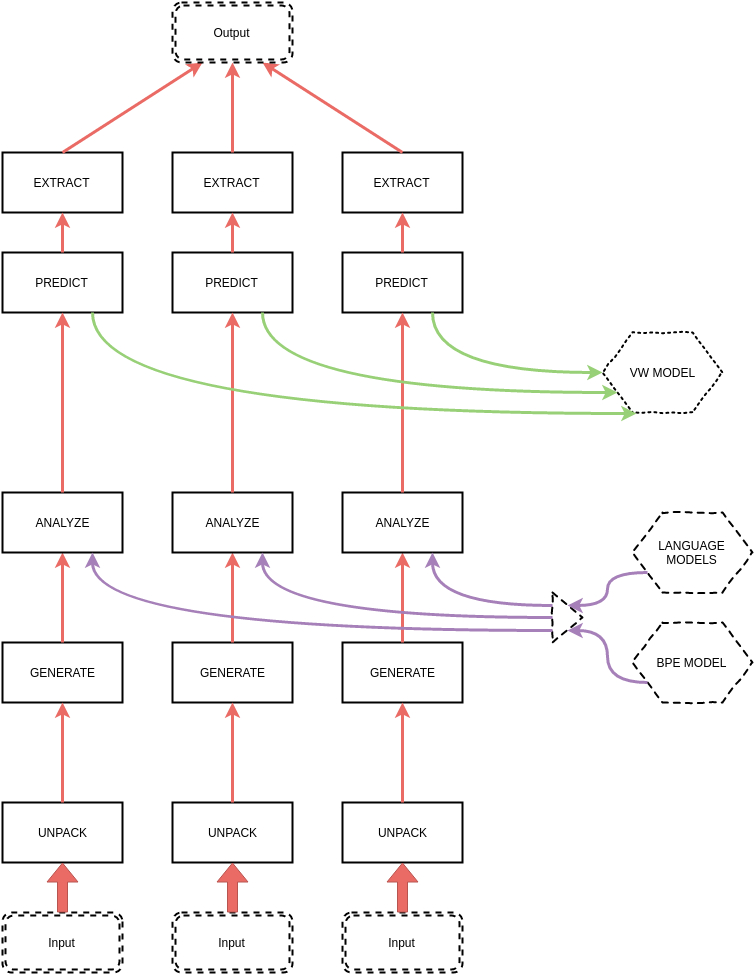
#> input picture source/TESTING.jpg, 754 x 974 px
$ python -i rectangle.skeleton.py   (imports and definitions only)   (Python 2 division)
#> lines starting #> are read from the running program, lines starting #| are printed output that depends on the picture; after the words box and inside, x2 and y2 are one past the last pixel; in counts of white or black regions, pixels touching at a corner belong together
#> further down, picture is the input picture: shape (974, 754, 3); mean B, G, R 246.1, 246.3, 247.5
import sys
import cv2
import argparse
from collections import OrderedDict
import numpy as np
import os

parser = argparse.ArgumentParser(description = "")
# [3 lines not run here, left out]

paragraphs = []
lines = []
words = []


# [20 lines left out: function load_coordinates, not called in this run]


def remove_words(image):
    for coord in words:
        x1, y1, x2, y2 = coord
        cv2.rectangle(image, (x1, y1), (x2, y2), 0, thickness= -1)


def preprocess_image(original):
    image = cv2.cvtColor(original, cv2.COLOR_BGR2GRAY)
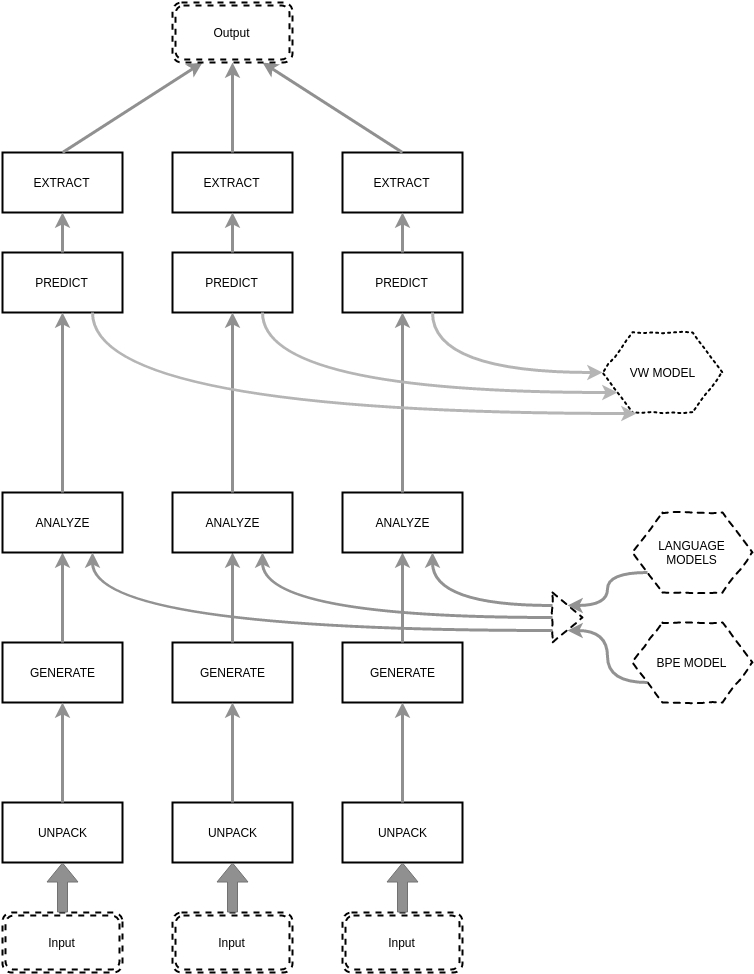
#> image: shape (974, 754); min 0, max 255, mean 246.6

    ## Thresholding
    otsu_value, thresholded = cv2.threshold(image, 200, 255, cv2.THRESH_BINARY_INV + cv2.THRESH_OTSU)
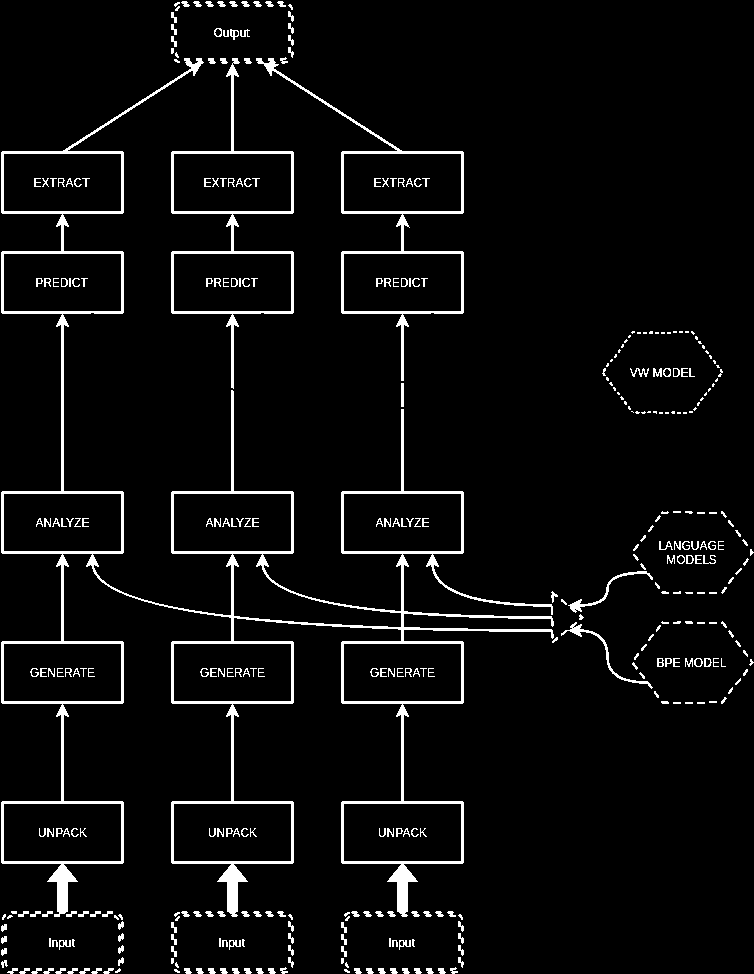
#> thresholded: shape (974, 754); 5% white; 377 white regions (139 under 20 px), largest, box (x1, y1, x2, y2) and area: (1, 58, 554, 917) 20214, (256, 58, 464, 381) 3128, (171, 58, 294, 389) 2930
#> otsu_value = 177

    ## Cover words
    remove_words(thresholded)

    ## Thicken skeleton
    thickened = cv2.dilate(thresholded, cv2.getStructuringElement(cv2.MORPH_RECT,(7,7)), iterations = 1)
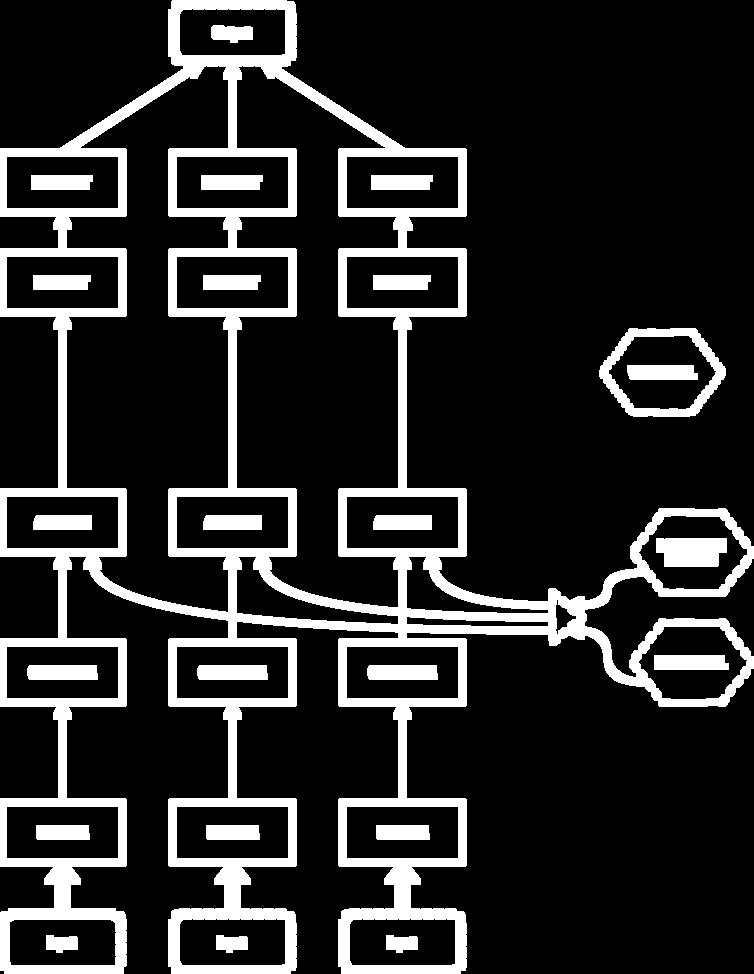
#> thickened: shape (974, 754); 16.5% white; 24 white regions, largest, box (x1, y1, x2, y2) and area: (0, 0, 754, 974) 98549, (599, 328, 726, 417) 2965, (656, 538, 727, 567) 1833

    return thickened


# [37 lines left out: function find_rectangles, not called in this run]


# [9 lines not run here, left out]

>>> import cv2
>>> picture = cv2.imread('source/TESTING.jpg')
>>> result = preprocess_image(picture)
